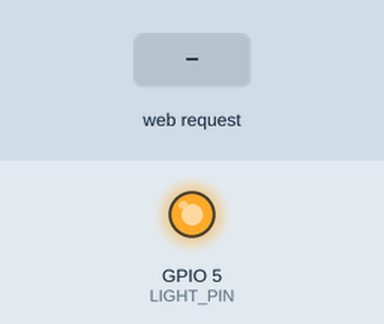
Simulated run of this sketch. Board: ESP8266 (NodeMCU). On the bench: output pins drawn as LEDs (lit = HIGH). Inputs (shaded band) come from the test bench. WiFi joins after 1.5 s; servers stay silent unless stated; what the sketch prints to the serial monitor is not drawn.

Above: at 2.7 s.
2.8 s: HTTP request GET /toggle received
At 3.8 s:
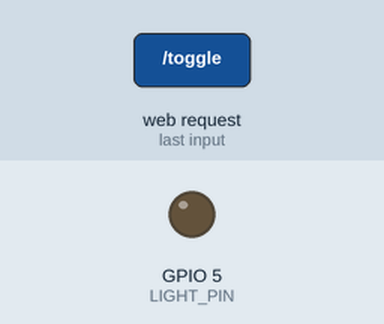
4.3 s: HTTP request GET /toggle?rule=on received
At 4.9 s:
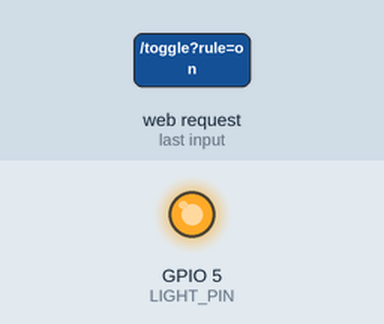
5.8 s: HTTP request GET /toggle?rule=off received
At 7.2 s:
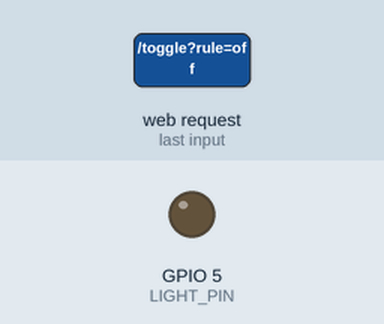
Timing chart, 0 to 8.8 s (numbered marks = the images above; inputs shaded):
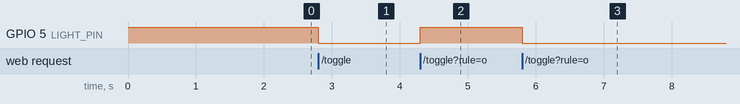

Measured:
- after the input at 2.8 s, GPIO 5 (LIGHT_PIN): HIGH → LOW at once
- after the input at 4.3 s, GPIO 5 (LIGHT_PIN): LOW → HIGH at once
- after the input at 5.8 s, GPIO 5 (LIGHT_PIN): HIGH → LOW at once

The sketch:

light_ESP8266.ino
```cpp
#include <ArduinoJson.h>

#include <ESP8266WiFi.h>
#include <WiFiClient.h>
#include <ESP8266WebServer.h>
#include <ESP8266mDNS.h>
#include <WiFiUdp.h>
#include <ArduinoOTA.h>

#define LIGHT_PIN 5

WiFiServer server(80);
ESP8266WebServer WebServer(80);

StaticJsonBuffer<128> jsonBuffer;
JsonObject& root = jsonBuffer.createObject();

bool lightState = false;
const char* ssid= "<SSID>";
const char* password= "<WiFiPassword>";
const char* OTApassword = "<OtaPassword>";

void info() {
  WebServer.send(200, "application/json", "{\"type\": \"ligth\", \"methods\": \[\"status\", \"update\", \"toggle\"\]}");
}


void ask() {
  String response;
  root["isOn"] = !lightState;
  root.printTo(response);
  WebServer.send(200, "application/json", response);
}

void lightManager() {
  lightState = !lightState;
  if (lightState) {
    root["isOn"] = false;
    digitalWrite(LIGHT_PIN, LOW);
  } else {
    root["isOn"] = true;
    digitalWrite(LIGHT_PIN, HIGH);
  }
  String response;
  root.printTo(response);
  WebServer.send(200, "application/json", response);
}

void control() {
  String rule = WebServer.arg("rule");
  Serial.println(rule);
  String response;
  if (rule == "on") {
    lightState = true;
  } else if (rule == "off") {
    lightState = false;
  } else {
    WebServer.send(400, "application/json", response);
    return ;
  }
  digitalWrite(LIGHT_PIN, lightState);
  root["isOn"] = lightState;
  root.printTo(response);
  WebServer.send(200, "application/json", response);
  return ;
}

void setup() {
  pinMode(LIGHT_PIN, OUTPUT);
  digitalWrite(LIGHT_PIN, !lightState);
  Serial.begin(9600);
  WiFi.mode(WIFI_STA);
  WiFi.begin(ssid, password);


  while (WiFi.status() != WL_CONNECTED) {
    delay(500);
    Serial.println("Waiting to connect...");
  }
  Serial.println(WiFi.localIP());
  if (MDNS.begin("light1", WiFi.localIP())) {
    Serial.println("MDNS responder started");
  }
  ArduinoOTA.setPassword(OTApassword);
  WebServer.on("/", HTTP_GET, info);
  WebServer.on("/status", HTTP_GET, ask);
  WebServer.on("/update", HTTP_POST, control);
  WebServer.on("/toggle", HTTP_GET, lightManager);
  WebServer.begin();
  ArduinoOTA.begin();
}

void loop() {
  WebServer.handleClient();
  ArduinoOTA.handle();
  if (WiFi.status() != WL_CONNECTED) {
    ESP.restart();
  }
}
```
